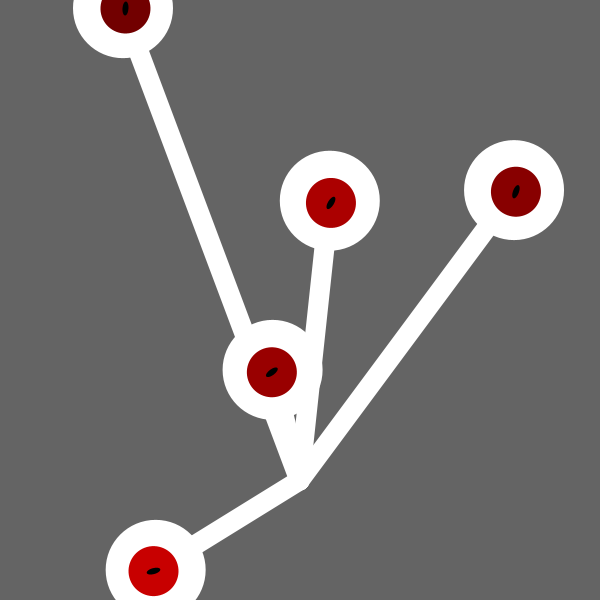
Frame 1 (no input)
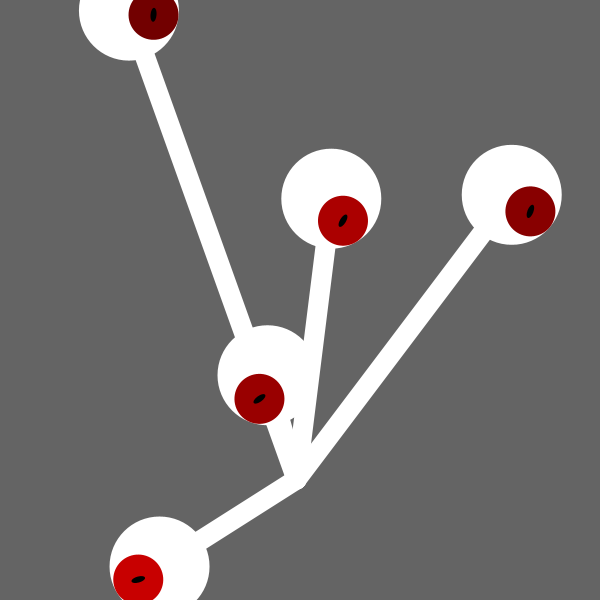
Frame 60 (the mouse pressed at the canvas centre just before this capture)
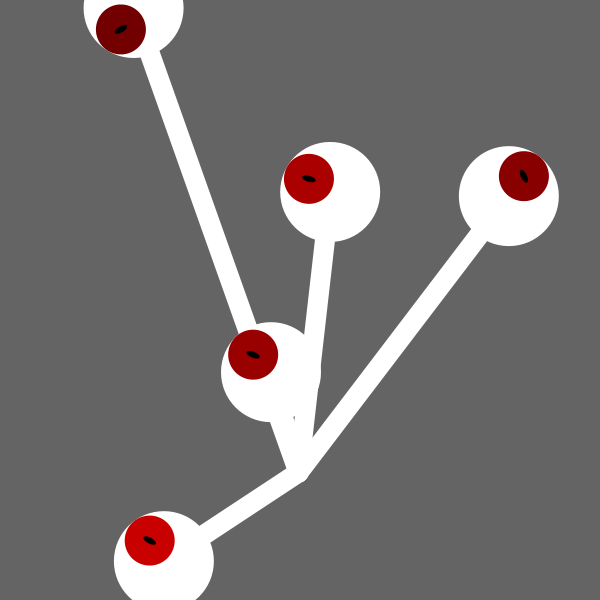
Frame 120 (the mouse held since frame 60 and released just before this capture)

The Processing sketch that drew these frames (run headless with seeded random() and noise(); from frame 60 on, the mouse is pressed at the canvas centre):

// Processing sketch: processing_4928
// ── processing_4928.pde

//Eye myEye;
//Eye myOtherEye;

Eye[] eyeballs = new Eye[5];

float body_x, body_y;

void setup(){
  size(600, 600);
  smooth();

  body_x = width/2;
  body_y = height*0.8;

  //yEye = new Eye(200, 300);
  //myOtherEye = new Eye(400, 300);

  for(int i = 0; i< eyeballs.length; i++){
    color eyeColor = color(random(100, 255), 0, 0);
    eyeballs[i] = new Eye(random(0, width), random(0, height), eyeColor); 
  }

}

void draw(){



  background(100);

  body_x += random(-1, 1);
  body_y += random(-1, 1);

  //myEye.draw();
  //myOtherEye.draw();

  for(int i = 0; i< eyeballs.length; i++){
    eyeballs[i].draw();
  }
}


class Eye{
  float x;
  float y;
  color eye_color;
  float pupil_x, pupil_y;

  Eye(float init_x, float init_y, color init_color){
    x = init_x;
    y = init_y;
    eye_color = init_color;

  }

  void draw(){

    x = x +random(-1, 1);
    y = y +random(-1, 1);


    stroke(255);
    strokeWeight(20);
    line(body_x, body_y, x, y);

    float angle = atan2(mouseY -y, mouseX -x);
    pupil_x = lerp(pupil_x, 25 * cos(angle), 0.1);
    pupil_y = lerp(pupil_y, 25* sin(angle), 0.1);


    pushMatrix();
    translate(x, y);
    noStroke();
    fill(255);
    ellipse(0, 0, 100, 100);

    //pupil
    //float angle = atan2(mouseY-y, mouseX-x);
    rotate(angle);

    noStroke();

    translate(pupil_x, pupil_y);
    fill(eye_color);
    ellipse(0, 0, 50, 50);
    fill(0);
    ellipse(0, 0, 6, 14);

    popMatrix();

  }

}
